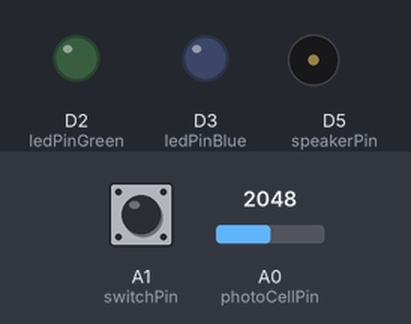
A sketch run on a simulated Particle Photon. Parts: output pins drawn as LEDs (lit = HIGH), buzzer (waves = sounding). The inputs (shaded band) are chosen by the test bench; at power-on: A0 (photoCellPin) = 2048, A1 (switchPin) HIGH.

Above: at 0.53 s.
At 7.9 s:
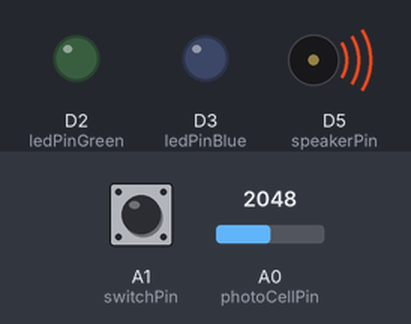
At 37.1 s:
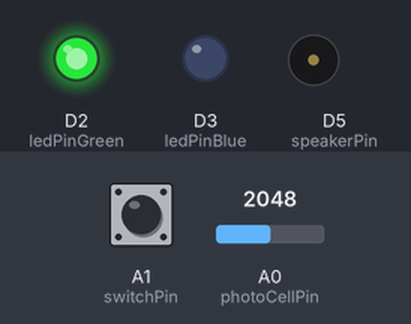
Timing chart, 0 to 40.0 s (numbered marks = the images above):
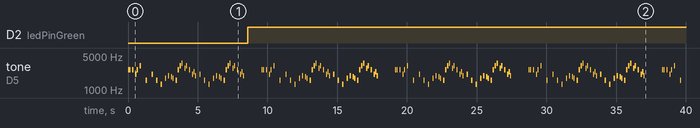

Measured:
- by itself, D2 (ledPinGreen): LOW → HIGH at 8.6 s
- by itself, tone on D5 (speakerPin): plays 2637 Hz for 0.08 s, 2637 Hz for 0.08 s, 2637 Hz for 0.08 s, 2093 Hz for 0.08 s, 2637 Hz for 0.08 s, 3136 Hz for 0.08 s … (171 notes in this stretch)

The sketch:

smartplant.ino
```cpp
/**
 * Mario Secion BEGIN
 */
#include "pitches.h"
int melody[] = {
  NOTE_E7, NOTE_E7, 0, NOTE_E7,
  0, NOTE_C7, NOTE_E7, 0,
  NOTE_G7, 0, 0,  0,
  NOTE_G6, 0, 0, 0,

  NOTE_C7, 0, 0, NOTE_G6,
  0, 0, NOTE_E6, 0,
  0, NOTE_A6, 0, NOTE_B6,
  0, NOTE_AS6, NOTE_A6, 0,

  NOTE_G6, NOTE_E7, NOTE_G7,
  NOTE_A7, 0, NOTE_F7, NOTE_G7,
  0, NOTE_E7, 0, NOTE_C7,
  NOTE_D7, NOTE_B6, 0, 0,

  NOTE_C7, 0, 0, NOTE_G6,
  0, 0, NOTE_E6, 0,
  0, NOTE_A6, 0, NOTE_B6,
  0, NOTE_AS6, NOTE_A6, 0,

  NOTE_G6, NOTE_E7, NOTE_G7,
  NOTE_A7, 0, NOTE_F7, NOTE_G7,
  0, NOTE_E7, 0, NOTE_C7,
  NOTE_D7, NOTE_B6, 0, 0
};

//Mario main them tempo
int tempo[] = {
  12, 12, 12, 12,
  12, 12, 12, 12,
  12, 12, 12, 12,
  12, 12, 12, 12,

  12, 12, 12, 12,
  12, 12, 12, 12,
  12, 12, 12, 12,
  12, 12, 12, 12,

  9, 9, 9,
  12, 12, 12, 12,
  12, 12, 12, 12,
  12, 12, 12, 12,

  12, 12, 12, 12,
  12, 12, 12, 12,
  12, 12, 12, 12,
  12, 12, 12, 12,

  9, 9, 9,
  12, 12, 12, 12,
  12, 12, 12, 12,
  12, 12, 12, 12,
};
//Underworld melody
int underworld_melody[] = {
  NOTE_C4, NOTE_C5, NOTE_A3, NOTE_A4,
  NOTE_AS3, NOTE_AS4, 0,
  0,
  NOTE_C4, NOTE_C5, NOTE_A3, NOTE_A4,
  NOTE_AS3, NOTE_AS4, 0,
  0,
  NOTE_F3, NOTE_F4, NOTE_D3, NOTE_D4,
  NOTE_DS3, NOTE_DS4, 0,
  0,
  NOTE_F3, NOTE_F4, NOTE_D3, NOTE_D4,
  NOTE_DS3, NOTE_DS4, 0,
  0, NOTE_DS4, NOTE_CS4, NOTE_D4,
  NOTE_CS4, NOTE_DS4,
  NOTE_DS4, NOTE_GS3,
  NOTE_G3, NOTE_CS4,
  NOTE_C4, NOTE_FS4, NOTE_F4, NOTE_E3, NOTE_AS4, NOTE_A4,
  NOTE_GS4, NOTE_DS4, NOTE_B3,
  NOTE_AS3, NOTE_A3, NOTE_GS3,
  0, 0, 0
};
//Underwolrd tempo
int underworld_tempo[] = {
  12, 12, 12, 12,
  12, 12, 6,
  3,
  12, 12, 12, 12,
  12, 12, 6,
  3,
  12, 12, 12, 12,
  12, 12, 6,
  3,
  12, 12, 12, 12,
  12, 12, 6,
  6, 18, 18, 18,
  6, 6,
  6, 6,
  6, 6,
  18, 18, 18, 18, 18, 18,
  10, 10, 10,
  10, 10, 10,
  3, 3, 3
};
/**
 * Mario Section END
 */

int speakerPin = D5;
// int forcePin = A2;//TODO:

// int forceReading = 0;//TODO
// create an array for the notes in the melody:
//C4,G3,G3,A3,G3,0,B3,C4
int song = 0;
int melody_song = 1;
int underworld_melody_song = 2;

//Define the pin for photo cell
int photoCellPin = A0;
int switchPin = A1;
//Create a variable to store light reading
int photoCellReading = 0;

//Define LED pin
int ledPinGreen = D2;
int ledPinBlue = D3;

int timer = 0;
void setup() {
    pinMode(ledPinGreen, OUTPUT);
    pinMode(ledPinBlue, OUTPUT);
    pinMode(switchPin, INPUT_PULLUP); // sets pin as input

    // Register a Particle variable for light reading
    Particle.variable("light", &photoCellReading, INT);
}


void loop() {
  photoCellReading = analogRead(photoCellPin);
  int switchState = digitalRead(switchPin);

    if (switchState == HIGH) {
        sing(melody_song);
    } else {
        noTone(speakerPin);
    }

    if (timer <= 0) {
        //collect data each 15 minute
        timer = 60000*15;
        Particle.publish("light_value", String(photoCellReading));
        if (photoCellReading < 200) {
            digitalWrite(ledPinBlue, HIGH);
            digitalWrite(ledPinGreen, LOW);
        } else {
            digitalWrite(ledPinGreen, HIGH);
            digitalWrite(ledPinBlue, LOW);
        }
    }
    timer = timer - 1000;
    delay(1000);
}

//A helper function that sing a sone
void sing(int s) {
  // iterate over the notes of the melody:
  song = s;
  if (song == 2) {
    // Serial.println(" 'Underworld Theme'");
    int size = sizeof(underworld_melody) / sizeof(int);
    for (int thisNote = 0; thisNote < size; thisNote++) {

      // to calculate the note duration, take one second
      // divided by the note type.
      //e.g. quarter note = 1000 / 4, eighth note = 1000/8, etc.
      int noteDuration = 1000 / underworld_tempo[thisNote];

      tone(speakerPin, underworld_melody[thisNote], noteDuration);
      // to distinguish the notes, set a minimum time between them.
      // the note's duration + 30% seems to work well:
      int pauseBetweenNotes = noteDuration * 1.30;
      delay(pauseBetweenNotes);

      // stop the tone playing:
      tone(speakerPin, 0, noteDuration);


    }

  } else {

    int size = sizeof(melody) / sizeof(int);
    for (int thisNote = 0; thisNote < size; thisNote++) {

      // to calculate the note duration, take one second
      // divided by the note type.
      //e.g. quarter note = 1000 / 4, eighth note = 1000/8, etc.
      int noteDuration = 1000 / tempo[thisNote];

      tone(speakerPin, melody[thisNote], noteDuration);
      // to distinguish the notes, set a minimum time between them.
      // the note's duration + 30% seems to work well:
      int pauseBetweenNotes = noteDuration * 1.30;
      delay(pauseBetweenNotes);

      // stop the tone playing:
      tone(speakerPin, 0, noteDuration);

    }
  }
}
```
